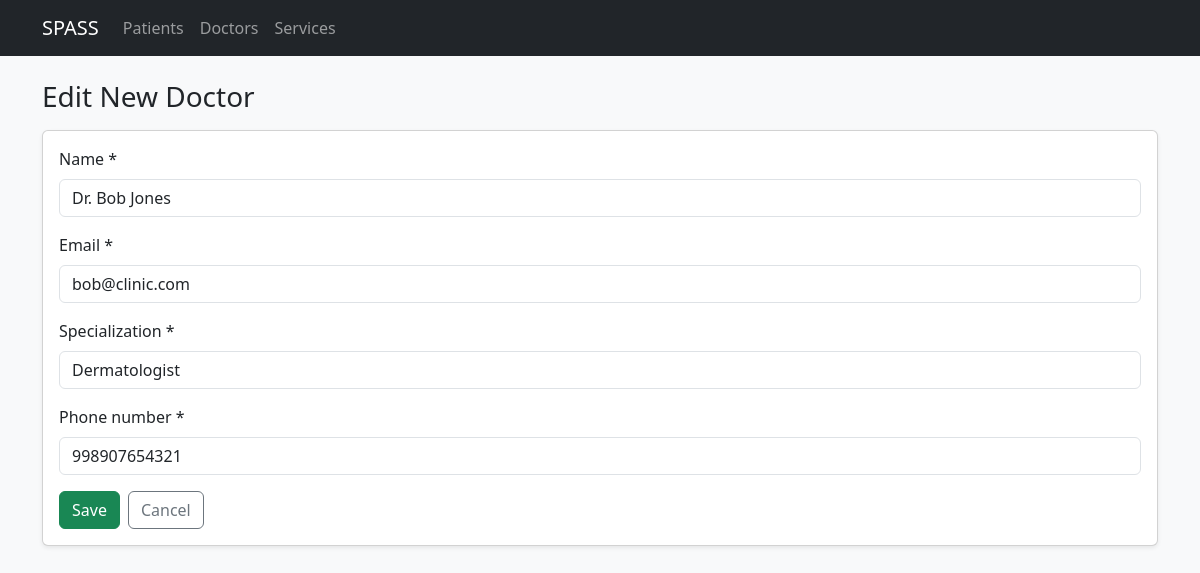
Page /doctors/update/2/ on the committed database.
### scheduling/models.py (models this page shows, shortened)
class Doctor(Model):
    name = CharField(max_length=100)
    email = EmailField(unique=True)
    specialization = CharField(max_length=100)
    phone_number = CharField(max_length=15)

### scheduling/views.py (the view)
# urls.py: path('doctors/update/<int:id>/', views.update_doctor, name='update_doctor'),
def update_doctor(request, id):
    doctor = get_object_or_404(Doctor, id=id)
    form = DoctorForm(request.POST or None, instance=doctor)
    if form.is_valid():
        form.save()
        messages.info(request, "Doctor successfully updated")
        return redirect('doctors')
    return render(request, 'doctors/update_doctor.html', {'form': form})

### scheduling/forms.py (shortened to what this page needs)
class DoctorForm(BaseStyledModelForm):
    class Meta:
        model = Doctor
        fields = '__all__'

### scheduling/templates/doctors/update_doctor.html (shortened to what this page needs)
{% extends "base.html" %}
{% block content %}
  <h1 class="h3 mb-3">Edit New Doctor</h1>
  <div class="card shadow-sm">
    <div class="card-body">
      <form method="post">
        {% include 'partials/_form_fields.html' with form=form %}
        <div class="d-flex gap-2">
          <button class="btn btn-success" type="submit">Save</button>
          <a class="btn btn-outline-secondary" href="{% url 'doctors' %}">Cancel</a>
        </div>
      </form>
    </div>
  </div>
{% endblock %}

### templates/partials/_form_fields.html (shortened to what this page needs)
{% for field in form %}
  <div class="mb-3">
    <label class="form-label">{{ field.label }}{% if field.field.required %} *{% endif %}</label>
    {{ field }}
  </div>
{% endfor %}

### rows in the picture
Doctor: form "Dr. Bob Jones" "bob@clinic.com" "Dermatologist" "998907654321"

### other values in the picture
{{ field.label }} "Name" "Email" "Specialization" "Phone number"
